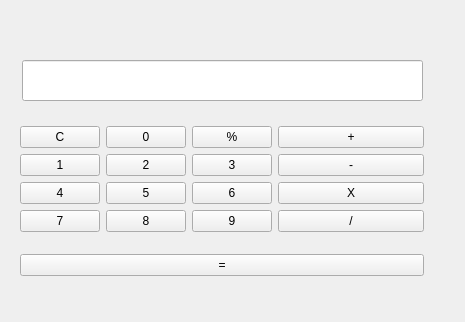
<?xml version="1.0" encoding="UTF-8"?>
<ui version="4.0">
 <class>Widget</class>
 <widget class="QWidget" name="Widget">
  <property name="geometry">
   <rect>
    <x>0</x>
    <y>0</y>
    <width>465</width>
    <height>322</height>
   </rect>
  </property>
  <property name="windowTitle">
   <string>Widget</string>
  </property>
  <widget class="QLineEdit" name="lineEdit">
   <property name="geometry">
    <rect>
     <x>22</x>
     <y>60</y>
     <width>401</width>
     <height>41</height>
    </rect>
   </property>
  </widget>
  <widget class="QWidget" name="">
   <property name="geometry">
    <rect>
     <x>20</x>
     <y>110</y>
     <width>404</width>
     <height>182</height>
    </rect>
   </property>
   <layout class="QVBoxLayout" name="verticalLayout_4">
    <item>
     <layout class="QHBoxLayout" name="horizontalLayout_6">
      <item>
       <layout class="QVBoxLayout" name="verticalLayout_2">
        <item>
         <layout class="QHBoxLayout" name="horizontalLayout_5">
          <item>
           <widget class="QPushButton" name="pushButton_gui">
            <property name="text">
             <string>C</string>
            </property>
           </widget>
          </item>
          <item>
           <widget class="QPushButton" name="pushButton_0">
            <property name="text">
             <string>0</string>
            </property>
           </widget>
          </item>
          <item>
           <widget class="QPushButton" name="pushButton_quyu">
            <property name="text">
             <string>%</string>
            </property>
           </widget>
          </item>
         </layout>
        </item>
        <item>
         <layout class="QVBoxLayout" name="verticalLayout">
          <item>
           <layout class="QHBoxLayout" name="horizontalLayout_4">
            <item>
             <widget class="QPushButton" name="pushButton_1">
              <property name="text">
               <string>1</string>
              </property>
             </widget>
            </item>
            <item>
             <layout class="QHBoxLayout" name="horizontalLayout">
              <item>
               <widget class="QPushButton" name="pushButton_2">
                <property name="text">
                 <string>2</string>
                </property>
               </widget>
              </item>
              <item>
               <widget class="QPushButton" name="pushButton_3">
                <property name="text">
                 <string>3</string>
                </property>
               </widget>
              </item>
             </layout>
            </item>
           </layout>
          </item>
          <item>
           <layout class="QHBoxLayout" name="horizontalLayout_2">
            <item>
             <widget class="QPushButton" name="pushButton_4">
              <property name="text">
               <string>4</string>
              </property>
             </widget>
            </item>
            <item>
             <widget class="QPushButton" name="pushButton_5">
              <property name="text">
               <string>5</string>
              </property>
             </widget>
            </item>
            <item>
             <widget class="QPushButton" name="pushButton_6">
              <property name="text">
               <string>6</string>
              </property>
             </widget>
            </item>
           </layout>
          </item>
          <item>
           <layout class="QHBoxLayout" name="horizontalLayout_3">
            <item>
             <widget class="QPushButton" name="pushButton_7">
              <property name="text">
               <string>7</string>
              </property>
             </widget>
            </item>
            <item>
             <widget class="QPushButton" name="pushButton_8">
              <property name="text">
               <string>8</string>
              </property>
             </widget>
            </item>
            <item>
             <widget class="QPushButton" name="pushButton_9">
              <property name="text">
               <string>9</string>
              </property>
             </widget>
            </item>
           </layout>
          </item>
         </layout>
        </item>
       </layout>
      </item>
      <item>
       <layout class="QVBoxLayout" name="verticalLayout_3">
        <item>
         <widget class="QPushButton" name="pushButton_jia">
          <property name="text">
           <string>+</string>
          </property>
         </widget>
        </item>
        <item>
         <widget class="QPushButton" name="pushButton_jian">
          <property name="text">
           <string>-</string>
          </property>
         </widget>
        </item>
        <item>
         <widget class="QPushButton" name="pushButton_che">
          <property name="text">
           <string>X</string>
          </property>
         </widget>
        </item>
        <item>
         <widget class="QPushButton" name="pushButton_chu">
          <property name="text">
           <string>/</string>
          </property>
         </widget>
        </item>
       </layout>
      </item>
     </layout>
    </item>
    <item>
     <widget class="QPushButton" name="pushButton_den">
      <property name="text">
       <string>=</string>
      </property>
     </widget>
    </item>
   </layout>
  </widget>
 </widget>
 <resources/>
 <connections/>
</ui>
